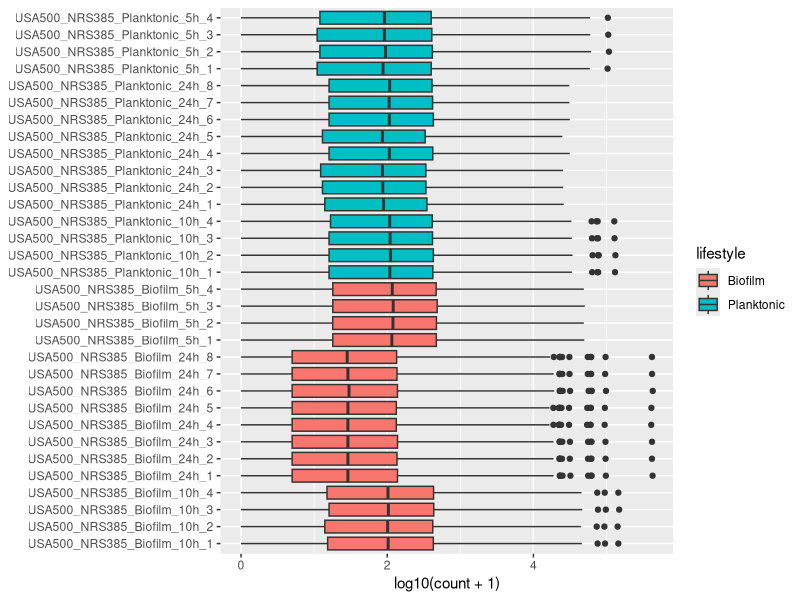

Here is the R script that generated this plot:
## ---- chunk 1
library(tidyverse)
library(here)   # here() builds paths from the project root, so they work wherever you run this
counts <- read_tsv(here("project/data", "gene_counts.tsv"), show_col_types = FALSE)
meta   <- read_tsv(here("project/data", "metadata.tsv"),    show_col_types = FALSE)
## ---- chunk 2
counts_long <- counts %>%
  pivot_longer(-c(gene_id, gene_name), names_to = "sample", values_to = "count") %>%
  left_join(meta, by = "sample")

counts_long
## ---- chunk 3
ggplot(counts_long, aes(x = sample, y = log10(count + 1), fill = lifestyle)) +
  geom_boxplot() +
  coord_flip() +
  labs(x = NULL, y = "log10(count + 1)")
